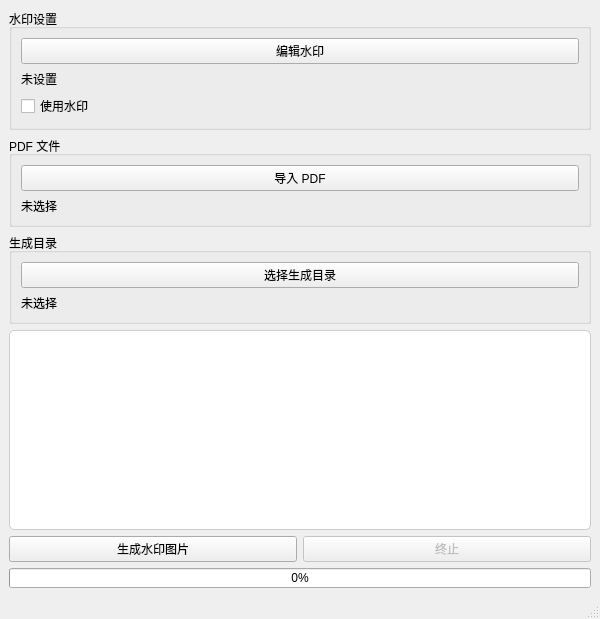
<?xml version="1.0" encoding="UTF-8"?>
<ui version="4.0">
 <class>MainWindow</class>
 <widget class="QMainWindow" name="MainWindow">
  <property name="geometry">
   <rect>
    <x>0</x>
    <y>0</y>
    <width>600</width>
    <height>500</height>
   </rect>
  </property>
  <property name="windowTitle">
   <string>PDF 图片导出工具</string>
  </property>
  <widget class="QWidget" name="centralwidget">
   <layout class="QVBoxLayout" name="verticalLayout">
    <item>
     <widget class="QGroupBox" name="groupBoxWatermark">
      <property name="title">
       <string>水印设置</string>
      </property>
      <layout class="QVBoxLayout" name="verticalLayout_2">
       <item>
        <widget class="QPushButton" name="editWatermarkButton">
         <property name="text">
          <string>编辑水印</string>
         </property>
        </widget>
       </item>
       <item>
        <widget class="QLabel" name="watermarkLabel">
         <property name="text">
          <string>未设置</string>
         </property>
        </widget>
       </item>
       <item>
        <widget class="QCheckBox" name="useWatermarkCheckBox">
         <property name="text">
          <string>使用水印</string>
         </property>
        </widget>
       </item>
      </layout>
     </widget>
    </item>
    <item>
     <widget class="QGroupBox" name="groupBoxPDF">
      <property name="title">
       <string>PDF 文件</string>
      </property>
      <layout class="QVBoxLayout" name="verticalLayout_3">
       <item>
        <widget class="QPushButton" name="importButton">
         <property name="text">
          <string>导入 PDF</string>
         </property>
        </widget>
       </item>
       <item>
        <widget class="QLabel" name="pdfLabel">
         <property name="text">
          <string>未选择</string>
         </property>
        </widget>
       </item>
      </layout>
     </widget>
    </item>
    <item>
     <widget class="QGroupBox" name="groupBoxOutput">
      <property name="title">
       <string>生成目录</string>
      </property>
      <layout class="QVBoxLayout" name="verticalLayout_4">
       <item>
        <widget class="QPushButton" name="chooseOutputDir">
         <property name="text">
          <string>选择生成目录</string>
         </property>
        </widget>
       </item>
       <item>
        <widget class="QLabel" name="outputDirLabel">
         <property name="text">
          <string>未选择</string>
         </property>
        </widget>
       </item>
      </layout>
     </widget>
    </item>
    <item>
     <widget class="QListWidget" name="pdfListWidget">
      <property name="minimumSize">
       <size>
        <width>0</width>
        <height>200</height>
       </size>
      </property>
      <property name="styleSheet">
       <string notr="true">
       QListWidget {
           background-color: #FFFFFF;
           border: 1px solid #CCCCCC;
           border-radius: 5px;
           padding: 5px;
       }
       QListWidget::item {
           height: 40px;
           border-bottom: 1px solid #EEEEEE;
       }
       QListWidget::item:hover {
           background-color: #F5F5F5;
       }
       </string>
      </property>
     </widget>
    </item>
    <item>
     <layout class="QHBoxLayout" name="horizontalLayout">
      <item>
       <widget class="QPushButton" name="generateButton">
        <property name="text">
         <string>生成水印图片</string>
        </property>
       </widget>
      </item>
      <item>
       <widget class="QPushButton" name="cancelButton">
        <property name="text">
         <string>终止</string>
        </property>
        <property name="enabled">
         <bool>false</bool>
        </property>
       </widget>
      </item>
     </layout>
    </item>
    <item>
     <widget class="QProgressBar" name="progressBar">
      <property name="minimumSize">
       <size>
        <width>0</width>
        <height>20</height>
       </size>
      </property>
      <property name="value">
       <number>0</number>
      </property>
      <property name="format">
       <string>%p%</string>
      </property>
     </widget>
    </item>
   </layout>
  </widget>
  <widget class="QMenuBar" name="menubar">
   <property name="geometry">
    <rect>
     <x>0</x>
     <y>0</y>
     <width>600</width>
     <height>22</height>
    </rect>
   </property>
  </widget>
  <widget class="QStatusBar" name="statusbar"/>
 </widget>
 <resources/>
</ui>
